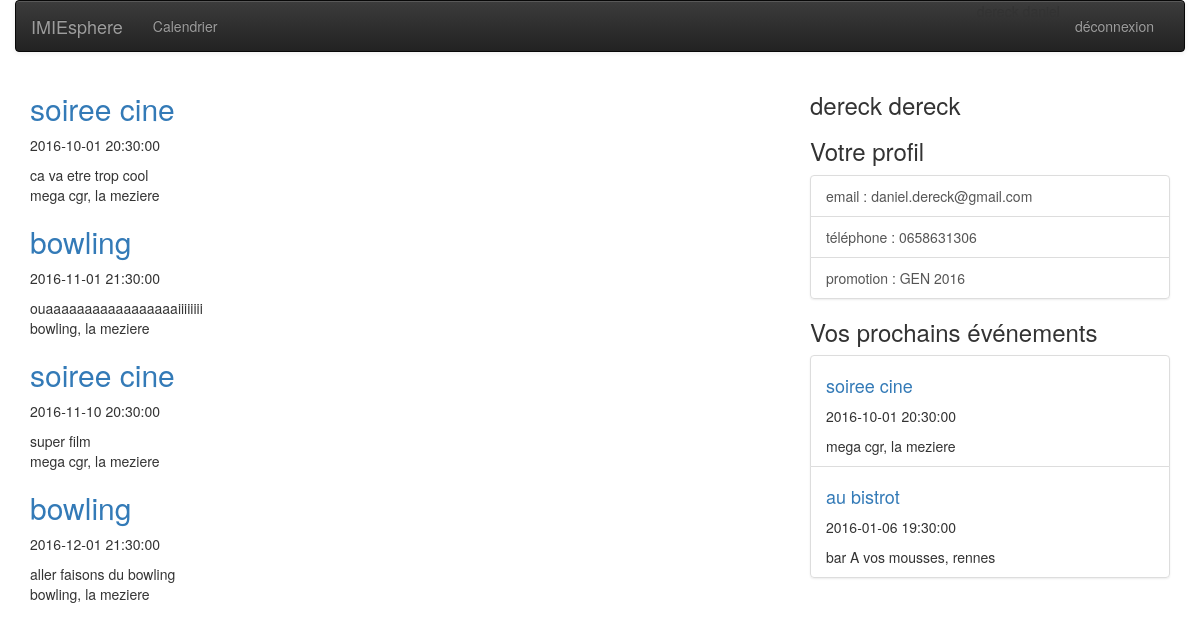
Screenshot of /index.php?action=calendar (signed in) with the database file from the repository.
### tables this page shows
CREATE TABLE event(
        id_event          int (11) Auto_increment  NOT NULL ,
        event_name        Varchar (30) NOT NULL ,
        event_description Text ,
        event_start       Datetime NOT NULL ,
        event_end         Datetime ,
        id_address        Int NOT NULL ,
        PRIMARY KEY (id_event )
);

CREATE TABLE address(
        id_address    int (11) Auto_increment  NOT NULL ,
        street        Varchar (50) ,
        street_number Varchar (8) ,
        building      Varchar (35) ,
        address_name  Varchar (25) ,
        id_city       Int NOT NULL ,
        PRIMARY KEY (id_address )
);

CREATE TABLE city(
        id_city     int (11) Auto_increment  NOT NULL ,
        city_name   Varchar (30) NOT NULL ,
        postal_code Mediumint ,
        PRIMARY KEY (id_city )
);

### application/models/EventModel.php (called while the page is built, shortened)
<?php
class EventModel {
    public function getAllEvents($date) {
        $db = Db::getInstance();
        $query = $db->query('SELECT event.id_event, event.event_name, event.event_description, event.event_start, address.street_number, address.street, address.address_name, city.city_name FROM event
                                INNER JOIN address ON event.id_address = address.id_address
                                INNER JOIN city ON address.id_city = city.id_city
                                WHERE DATE(event.event_start) > \''.$date.'\'
                                ORDER BY event.event_start');
        $events = $query->fetchAll();
        return $events;
    }
}
?>

### application/models/UserRegistrationModel.php (called while the page is built, shortened)
<?php
class UserRegistrationModel {
	public function getUserRegistration ($id_user){
		$db = Db::getInstance();
		$query = $db->query('SELECT event.id_event, event.event_name, event.event_start, address.address_name, city.city_name FROM user_registration
								INNER JOIN registration ON user_registration.id_registration = registration.id_registration
								INNER JOIN event ON registration.id_event = event.id_event
								INNER JOIN address ON event.id_address = address.id_address
								INNER JOIN city ON address.id_city = city.id_city
						        WHERE user_registration.id_user = '.$id_user.'');
		$query = $query->fetchAll();
		return $query;
	}
}
?>

### application/controllers/UserRegistrationController.php (called while the page is built, shortened)
<?php
class UserRegistrationController{
	public function getUserRegistration ($id_user){
		require_once('application/models/UserRegistrationModel.php');
		$userRegistrationModel = new UserRegistrationModel();
		$userEvents = $userRegistrationModel->getUserRegistration($id_user);
		return $userEvents;
	}
}

### application/views/site/CalendarConsult.php (the view, shortened to what this page needs)
            <div class="row">
                <div class="col-sm-8">
                    <?php foreach ($allEvents as $event) : ?>
                        <article class="article">
                            <header>
	                            <h2><a href="index.php?action=eventShow&id_event=<?php echo $event['id_event']; ?>" id="link" ><?php echo $event['event_name']; ?></a></h2>
                                <p class="article-info"><?php echo $event['event_start'] ?></p>
                            </header>
                            <section><?php echo $event['event_description'] ?></section>
                            <footer>
                                <span><?php echo $event['address_name'].', '.$event['city_name'] ?></span>
                            </footer>
                        </article>
                    <?php endforeach; ?>
                </div>
                <?php if(isset($_SESSION['id_role'])) : ?>
                    <?php require_once('application/views/layout/side.php'); ?>
                <?php endif; ?>
            </div>
<?php require_once('application/views/layout/footer.php'); ?>

### application/views/layout/side.php
<div class="col-sm-4">
    <aside>
        <div class="post-recents">
            <h3><?php echo $_COOKIE['userInfos']['firstname'].' '.$_COOKIE['userInfos']['firstname']; ?></h3>
        </div>
        <div class="categories liste">
            <h3>Votre profil</h3>
            <div class="list-group">
                <a href="#" class="list-group-item list-perso"><?php echo 'email : '.$_COOKIE['userInfos']['email']; ?> </a>
                <a href="#" class="list-group-item list-perso "><?php echo 'téléphone : '.$_COOKIE['userInfos']['phone']; ?> </a>
                <a href="#" class="list-group-item list-perso"><?php echo 'promotion : '.$_COOKIE['userInfos']['grade_name'].' '.$_COOKIE['userInfos']['promotion']; ?> </a>
            </div>
        </div>
        <div class="commentaires-recents liste">
            <h3>Vos prochains événements</h3>
            <div class="list-group">
            	<?php foreach ($_COOKIE['userEvents'] as $event) : ?>
        			<article class="list-group-item list-perso">
            			<header>
             		<h4><a href="index.php?action=eventShow&id_event=<?php echo $event['id_event']; ?>" id="link" ><?php echo $event['event_name']; ?></a></h4>
                		<p class="article-info"><?php echo $event['event_start'] ?></p>
           				</header>
            			<footer>
                			<span><?php echo $event['address_name'].', '.$event['city_name'] ?></span>
            			</footer>
        			</article>
    			<?php endforeach; ?>
            </div>
        </div>
    </aside>
</div>

### rows the page displays
event: event_name "soiree cine", event_start "2016-10-01 20:30:00", event_description "ca va etre trop cool", id_address.address_name "mega cgr", city.city_name "la meziere"
event: event_name "bowling", event_start "2016-11-01 21:30:00", event_description "ouaaaaaaaaaaaaaaaaaiiiiiiii", id_address.address_name "bowling", city.city_name "la meziere"
event: event_name "soiree cine", event_start "2016-11-10 20:30:00", event_description "super film", id_address.address_name "mega cgr", city.city_name "la meziere"
event: event_name "bowling", event_start "2016-12-01 21:30:00", event_description "aller faisons du bowling", id_address.address_name "bowling", city.city_name "la meziere"
event: event_name "au bistrot", event_start "2016-01-06 19:30:00", id_address.address_name "bar A vos mousses", city.city_name "rennes"

### other values shown
$_COOKIE['userInfos']['firstname'] "dereck"
$_COOKIE['userInfos']['email'] "daniel.dereck@gmail.com"
$_COOKIE['userInfos']['phone'] "0658631306"
$_COOKIE['userInfos']['grade_name'] "GEN"
$_COOKIE['userInfos']['promotion'] "2016"
